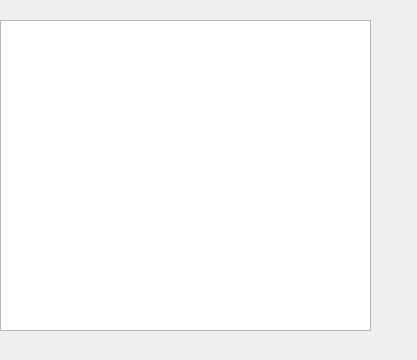
<?xml version="1.0" encoding="UTF-8"?>
<ui version="4.0">
 <class>NewGame</class>
 <widget class="QWidget" name="NewGame">
  <property name="geometry">
   <rect>
    <x>0</x>
    <y>0</y>
    <width>417</width>
    <height>360</height>
   </rect>
  </property>
  <property name="windowTitle">
   <string>Form</string>
  </property>
  <widget class="QTableView" name="tableView">
   <property name="geometry">
    <rect>
     <x>0</x>
     <y>20</y>
     <width>371</width>
     <height>311</height>
    </rect>
   </property>
  </widget>
 </widget>
 <resources/>
 <connections/>
</ui>
